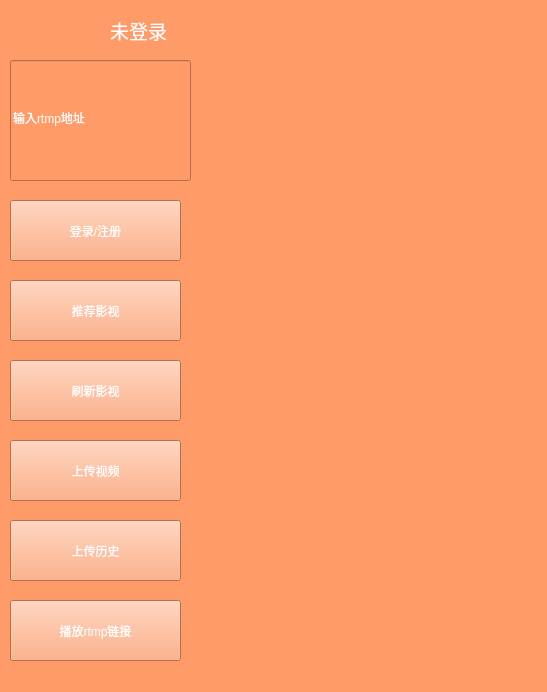
<?xml version="1.0" encoding="UTF-8"?>
<ui version="4.0">
 <class>OnlineDialog</class>
 <widget class="QDialog" name="OnlineDialog">
  <property name="geometry">
   <rect>
    <x>0</x>
    <y>0</y>
    <width>547</width>
    <height>692</height>
   </rect>
  </property>
  <property name="minimumSize">
   <size>
    <width>0</width>
    <height>0</height>
   </size>
  </property>
  <property name="maximumSize">
   <size>
    <width>99999</width>
    <height>99999</height>
   </size>
  </property>
  <property name="windowTitle">
   <string>Dialog</string>
  </property>
  <property name="styleSheet">
   <string notr="true">background-color: rgb(255, 155, 105);
font: 75 14pt &quot;Berlin Sans FB Demi&quot;;
color: rgb(255, 255, 255);</string>
  </property>
  <widget class="QPushButton" name="pb_icon">
   <property name="geometry">
    <rect>
     <x>10</x>
     <y>0</y>
     <width>71</width>
     <height>61</height>
    </rect>
   </property>
   <property name="text">
    <string/>
   </property>
   <property name="icon">
    <iconset>
     <normaloff>tb/quickhand.PNG</normaloff>tb/quickhand.PNG</iconset>
   </property>
   <property name="iconSize">
    <size>
     <width>60</width>
     <height>60</height>
    </size>
   </property>
   <property name="flat">
    <bool>true</bool>
   </property>
  </widget>
  <widget class="QLabel" name="lb_name">
   <property name="geometry">
    <rect>
     <x>110</x>
     <y>10</y>
     <width>91</width>
     <height>41</height>
    </rect>
   </property>
   <property name="font">
    <font>
     <family>Berlin Sans FB Demi</family>
     <pointsize>14</pointsize>
     <weight>9</weight>
     <italic>false</italic>
     <bold>false</bold>
    </font>
   </property>
   <property name="text">
    <string>未登录</string>
   </property>
  </widget>
  <widget class="QPushButton" name="pb_login">
   <property name="geometry">
    <rect>
     <x>10</x>
     <y>200</y>
     <width>171</width>
     <height>61</height>
    </rect>
   </property>
   <property name="text">
    <string>登录/注册</string>
   </property>
  </widget>
  <widget class="QLineEdit" name="le_rtmpUrl">
   <property name="geometry">
    <rect>
     <x>10</x>
     <y>60</y>
     <width>181</width>
     <height>121</height>
    </rect>
   </property>
   <property name="text">
    <string>输入rtmp地址</string>
   </property>
   <property name="dragEnabled">
    <bool>false</bool>
   </property>
   <property name="clearButtonEnabled">
    <bool>false</bool>
   </property>
  </widget>
  <widget class="QPushButton" name="pb_rtmpPlay">
   <property name="geometry">
    <rect>
     <x>10</x>
     <y>600</y>
     <width>171</width>
     <height>61</height>
    </rect>
   </property>
   <property name="text">
    <string>播放rtmp链接</string>
   </property>
  </widget>
  <widget class="QPushButton" name="pb_video">
   <property name="geometry">
    <rect>
     <x>10</x>
     <y>280</y>
     <width>171</width>
     <height>61</height>
    </rect>
   </property>
   <property name="text">
    <string>推荐影视</string>
   </property>
  </widget>
  <widget class="QPushButton" name="pb_fresh">
   <property name="geometry">
    <rect>
     <x>10</x>
     <y>360</y>
     <width>171</width>
     <height>61</height>
    </rect>
   </property>
   <property name="text">
    <string>刷新影视</string>
   </property>
  </widget>
  <widget class="QPushButton" name="pb_upload">
   <property name="geometry">
    <rect>
     <x>10</x>
     <y>440</y>
     <width>171</width>
     <height>61</height>
    </rect>
   </property>
   <property name="text">
    <string>上传视频</string>
   </property>
  </widget>
  <widget class="QPushButton" name="pb_uploadHistory">
   <property name="geometry">
    <rect>
     <x>10</x>
     <y>520</y>
     <width>171</width>
     <height>61</height>
    </rect>
   </property>
   <property name="text">
    <string>上传历史</string>
   </property>
  </widget>
  <widget class="QStackedWidget" name="sw_page">
   <property name="geometry">
    <rect>
     <x>210</x>
     <y>20</y>
     <width>331</width>
     <height>661</height>
    </rect>
   </property>
   <property name="styleSheet">
    <string notr="true">background-color: rgb(255, 155, 105);</string>
   </property>
   <property name="currentIndex">
    <number>1</number>
   </property>
   <widget class="QWidget" name="page_1">
    <widget class="QPushButton" name="pb_tv1">
     <property name="geometry">
      <rect>
       <x>20</x>
       <y>10</y>
       <width>150</width>
       <height>120</height>
      </rect>
     </property>
     <property name="text">
      <string/>
     </property>
     <property name="iconSize">
      <size>
       <width>150</width>
       <height>100</height>
      </size>
     </property>
    </widget>
    <widget class="QPushButton" name="pb_tv2">
     <property name="geometry">
      <rect>
       <x>180</x>
       <y>10</y>
       <width>150</width>
       <height>120</height>
      </rect>
     </property>
     <property name="text">
      <string/>
     </property>
     <property name="iconSize">
      <size>
       <width>150</width>
       <height>100</height>
      </size>
     </property>
    </widget>
    <widget class="QPushButton" name="pb_tv3">
     <property name="geometry">
      <rect>
       <x>20</x>
       <y>140</y>
       <width>150</width>
       <height>120</height>
      </rect>
     </property>
     <property name="text">
      <string/>
     </property>
     <property name="iconSize">
      <size>
       <width>150</width>
       <height>100</height>
      </size>
     </property>
    </widget>
    <widget class="QPushButton" name="pb_tv4">
     <property name="geometry">
      <rect>
       <x>180</x>
       <y>140</y>
       <width>150</width>
       <height>120</height>
      </rect>
     </property>
     <property name="text">
      <string/>
     </property>
     <property name="iconSize">
      <size>
       <width>150</width>
       <height>100</height>
      </size>
     </property>
    </widget>
    <widget class="QPushButton" name="pb_tv5">
     <property name="geometry">
      <rect>
       <x>180</x>
       <y>270</y>
       <width>150</width>
       <height>120</height>
      </rect>
     </property>
     <property name="text">
      <string/>
     </property>
     <property name="iconSize">
      <size>
       <width>150</width>
       <height>100</height>
      </size>
     </property>
    </widget>
    <widget class="QPushButton" name="pb_tv10">
     <property name="geometry">
      <rect>
       <x>180</x>
       <y>530</y>
       <width>150</width>
       <height>120</height>
      </rect>
     </property>
     <property name="text">
      <string/>
     </property>
     <property name="iconSize">
      <size>
       <width>150</width>
       <height>100</height>
      </size>
     </property>
    </widget>
    <widget class="QPushButton" name="pb_tv9">
     <property name="geometry">
      <rect>
       <x>20</x>
       <y>530</y>
       <width>150</width>
       <height>120</height>
      </rect>
     </property>
     <property name="text">
      <string/>
     </property>
     <property name="iconSize">
      <size>
       <width>150</width>
       <height>100</height>
      </size>
     </property>
    </widget>
    <widget class="QPushButton" name="pb_tv6">
     <property name="geometry">
      <rect>
       <x>20</x>
       <y>270</y>
       <width>150</width>
       <height>120</height>
      </rect>
     </property>
     <property name="text">
      <string/>
     </property>
     <property name="iconSize">
      <size>
       <width>150</width>
       <height>100</height>
      </size>
     </property>
    </widget>
    <widget class="QPushButton" name="pb_tv8">
     <property name="geometry">
      <rect>
       <x>180</x>
       <y>400</y>
       <width>150</width>
       <height>120</height>
      </rect>
     </property>
     <property name="text">
      <string/>
     </property>
     <property name="iconSize">
      <size>
       <width>150</width>
       <height>100</height>
      </size>
     </property>
    </widget>
    <widget class="QPushButton" name="pb_tv7">
     <property name="geometry">
      <rect>
       <x>20</x>
       <y>400</y>
       <width>150</width>
       <height>120</height>
      </rect>
     </property>
     <property name="text">
      <string/>
     </property>
     <property name="iconSize">
      <size>
       <width>150</width>
       <height>100</height>
      </size>
     </property>
    </widget>
   </widget>
   <widget class="QWidget" name="page_2">
    <widget class="QMyMovieLabel" name="pb_play1" native="true">
     <property name="geometry">
      <rect>
       <x>10</x>
       <y>0</y>
       <width>150</width>
       <height>120</height>
      </rect>
     </property>
    </widget>
    <widget class="QMyMovieLabel" name="pb_play2" native="true">
     <property name="geometry">
      <rect>
       <x>170</x>
       <y>0</y>
       <width>150</width>
       <height>120</height>
      </rect>
     </property>
    </widget>
    <widget class="QMyMovieLabel" name="pb_play3" native="true">
     <property name="geometry">
      <rect>
       <x>10</x>
       <y>130</y>
       <width>150</width>
       <height>120</height>
      </rect>
     </property>
    </widget>
    <widget class="QMyMovieLabel" name="pb_play4" native="true">
     <property name="geometry">
      <rect>
       <x>170</x>
       <y>130</y>
       <width>150</width>
       <height>120</height>
      </rect>
     </property>
    </widget>
    <widget class="QMyMovieLabel" name="pb_play5" native="true">
     <property name="geometry">
      <rect>
       <x>10</x>
       <y>260</y>
       <width>150</width>
       <height>120</height>
      </rect>
     </property>
    </widget>
    <widget class="QMyMovieLabel" name="pb_play10" native="true">
     <property name="geometry">
      <rect>
       <x>170</x>
       <y>520</y>
       <width>150</width>
       <height>120</height>
      </rect>
     </property>
    </widget>
    <widget class="QMyMovieLabel" name="pb_play6" native="true">
     <property name="geometry">
      <rect>
       <x>170</x>
       <y>260</y>
       <width>150</width>
       <height>120</height>
      </rect>
     </property>
    </widget>
    <widget class="QMyMovieLabel" name="pb_play9" native="true">
     <property name="geometry">
      <rect>
       <x>10</x>
       <y>520</y>
       <width>150</width>
       <height>120</height>
      </rect>
     </property>
    </widget>
    <widget class="QMyMovieLabel" name="pb_play8" native="true">
     <property name="geometry">
      <rect>
       <x>170</x>
       <y>390</y>
       <width>150</width>
       <height>120</height>
      </rect>
     </property>
    </widget>
    <widget class="QMyMovieLabel" name="pb_play7" native="true">
     <property name="geometry">
      <rect>
       <x>10</x>
       <y>390</y>
       <width>150</width>
       <height>120</height>
      </rect>
     </property>
    </widget>
   </widget>
  </widget>
  <zorder>pb_icon</zorder>
  <zorder>lb_name</zorder>
  <zorder>pb_login</zorder>
  <zorder>le_rtmpUrl</zorder>
  <zorder>pb_rtmpPlay</zorder>
  <zorder>pb_video</zorder>
  <zorder>pb_fresh</zorder>
  <zorder>pb_upload</zorder>
  <zorder>pb_uploadHistory</zorder>
  <zorder>sw_page</zorder>
  <zorder>plainTextEdit</zorder>
 </widget>
 <customwidgets>
  <customwidget>
   <class>QMyMovieLabel</class>
   <extends>QWidget</extends>
   <header location="global">qmymovielabel.h</header>
   <container>1</container>
  </customwidget>
 </customwidgets>
 <resources/>
 <connections/>
</ui>
